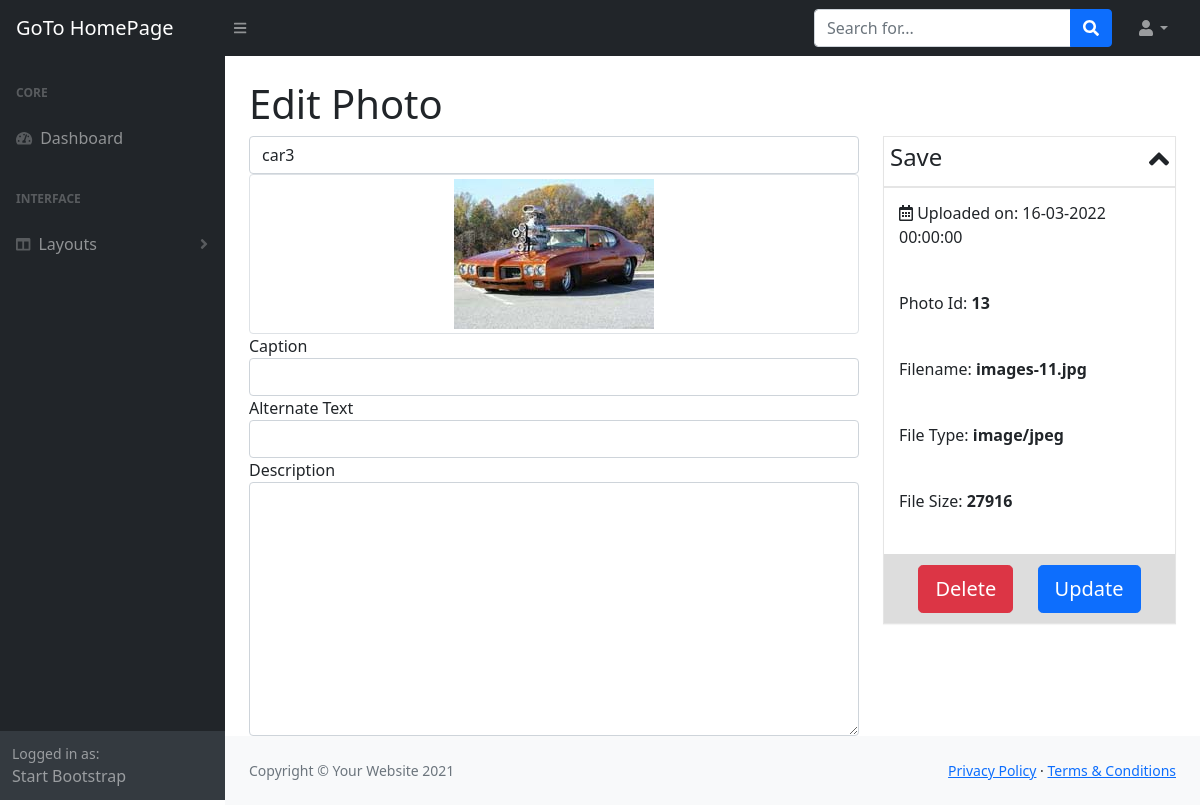
/admin/edit_photo.php?id=13 (signed in), run on the app's committed database.
### tables this page shows
CREATE TABLE `photos` (
  `id` int(11) NOT NULL,
  `title` varchar(255) NOT NULL,
  `caption` varchar(255) NOT NULL,
  `description` text NOT NULL,
  `filename` varchar(255) NOT NULL,
  `alternate_text` varchar(255) NOT NULL,
  `type` varchar(255) NOT NULL,
  `size` int(11) NOT NULL,
  `date` date NOT NULL
);

### admin/includes/database.php (called while the page is built, shortened)
<?php
class Database
{
   public $connection;
   public function open_db_connection()
   {
      $this->connection = new mysqli(DB_HOST, DB_USER, DB_PASS, DB_NAME);
   }
   public function query($sql)
   {
      $result = $this->connection->query($sql);
      return $result;
   }
}
$database = new Database();

### admin/includes/db_object.php (called while the page is built, shortened)
<?php
class Db_object
{
   public static function find_by_id($id)
   {
      $the_result_array = static::find_by_query("SELECT * FROM " . static::$db_table . " WHERE id = $id LIMIT 1");
      return !empty($the_result_array) ? array_shift($the_result_array) : false;
   }
   public static function find_by_query($sql)
   {
      global $database;
      $result_set = $database->query($sql);
      $the_object_array = array();
      while ($row = mysqli_fetch_array($result_set)) {
         $the_object_array[] = static::instantiation($row);
      }
      return $the_object_array;
   }
   public static function instantiation($the_record)
   {
      $the_object = new $calling_class;
      foreach ($the_record as $property => $value) {
         if ($the_object->has_the_property($property)) {
            $the_object->$property = $value;
         }
      }
      return $the_object;
   }
   private function has_the_property($property)
   {
      $object_properties = get_object_vars($this);
      return array_key_exists($property, $object_properties);
   }
}

### admin/includes/photo.php (called while the page is built, shortened)
<?php
class Photo extends Db_object
{
   public $filename;
   public $upload_directory = "images";
   public function picture_path()
   {
      return $this->upload_directory . DS . $this->filename;
   }
}

### admin/edit_photo.php (the view, shortened to what this page needs)
<?php include "includes/header.php"; ?>
<?php
if (empty($_GET['id'])) {
   redirect("photos.php");
} else {
   $photo = Photo::find_by_id($_GET['id']);
}
?>
<?php include "includes/top_nav.php"; ?>
<div id="layoutSidenav">
   <?php include "includes/side_nav.php"; ?>
   <div id="layoutSidenav_content">
      <main>
         <div class="container-fluid px-4">
            <h1 class="mt-4">Edit Photo</h1>
            <form action="" method="POST">
               <div class="row">
                  <div class="col-md-8">
                     <div class="form-group">
                        <input type="text" name="title" class="form-control" value="<?php echo $photo->title; ?>">
                     </div>
                     <div class="form-group img-thumbnail d-flex justify-content-center">
                        <a href="#"><img src="<?php echo $photo->picture_path(); ?>" alt="<?php echo $photo->title; ?>"></a>
                     </div>
                     <div class="form-group">
                        <label for="caption">Caption</label>
                        <input type="text" name="caption" class="form-control" value="<?php echo $photo->caption; ?>">
                     </div>
                     <div class="form-group">
                        <label for="caption">Alternate Text</label>
                        <input type="text" name="alternate_text" class="form-control" value="<?php echo $photo->alternate_text; ?>">
                     </div>
                     <div class="form-group">
                        <label for="photo-description">Description</label>
                        <textarea name="photo-description" id="" cols="30" rows="10" class="form-control"><?php echo $photo->description; ?></textarea>
                     </div>
                  </div>
                  <div class="col-md-4">
                     <div class="photo-info-box">
                        <div class="info-box-header d-flex justify-content-between">
                           <h4>Save</h4>
                           <span id="toggle" class="float-right"><i class="fas fa-2x fa-angle-up"></i></span>
                        </div>
                        <div class="inside">
                           <div class="box-inner">
                              <p class="text">
                                 <i class="far fa-calendar-alt"></i> Uploaded on: <?php echo date('d-m-Y H:i:s', strtotime($photo->date)); ?>
                              </p>
                              <p class="text ">
                                 Photo Id: <span class="data photo_id_box"><?php echo $photo->id; ?></span>
                              </p>
                              <p class="text">
                                 Filename: <span class="data"><?php echo $photo->filename; ?></span>
                              </p>
                              <p class="text">
                                 File Type: <span class="data"><?php echo $photo->type; ?></span>
                              </p>
                              <p class="text">
                                 File Size: <span class="data"><?php echo $photo->size; ?></span>
                              </p>
                           </div>
                           <div class="info-box-footer d-flex justify-content-evenly">
                              <div class="info-box-delete">
                                 <a href="delete_photo.php?id=<?php echo $photo->id; ?>" class="btn btn-danger btn-lg ">Delete</a>
                              </div>
                              <div class="info-box-update">
                                 <input type="submit" name="update" value="Update" class="btn btn-primary btn-lg ">
                              </div>
                           </div>
                        </div>
                     </div>
                  </div>
               </div>
            </form>
         </div>
      </main>
      <?php include "includes/sub_footer.php"; ?>
   </div>
</div>
<?php include "includes/footer.php"; ?>

### admin/css/gallery.css (style rules this page uses)
.photo-info-box { border: 1px solid #e5e5e5; -webkit-box-shadow: 0 1px 1px rgba(0, 0, 0, .04); box-shadow: 0 1px 1px rgba(0, 0, 0, .04); background-color: #fff; }
.info-box-header { padding: 6px; border-bottom: 1px solid #e5e5e5; -webkit-box-shadow: 0 1px 1px rgba(0, 0, 0, .04); box-shadow: 0 1px 1px rgba(0, 0, 0, .04); background-color: #fff; }
.photo-info-box .box-inner { border-top: 1px solid #e5e5e5; background-color: #fff; padding: 6px; }
.photo-info-box .box-inner .text { padding: 7px 9px 19px; }
.photo-info-box .box-inner .data { font-weight: bold; }
.photo-info-box .info-box-footer { border-top: 1px solid #ddd; background-color: #ddd; padding: 10px; }

### data on the page
photos: title "car3", filename (picture), date "16-03-2022 00:00:00", id "13", filename "images-11.jpg", type "image/jpeg", size "27916"
